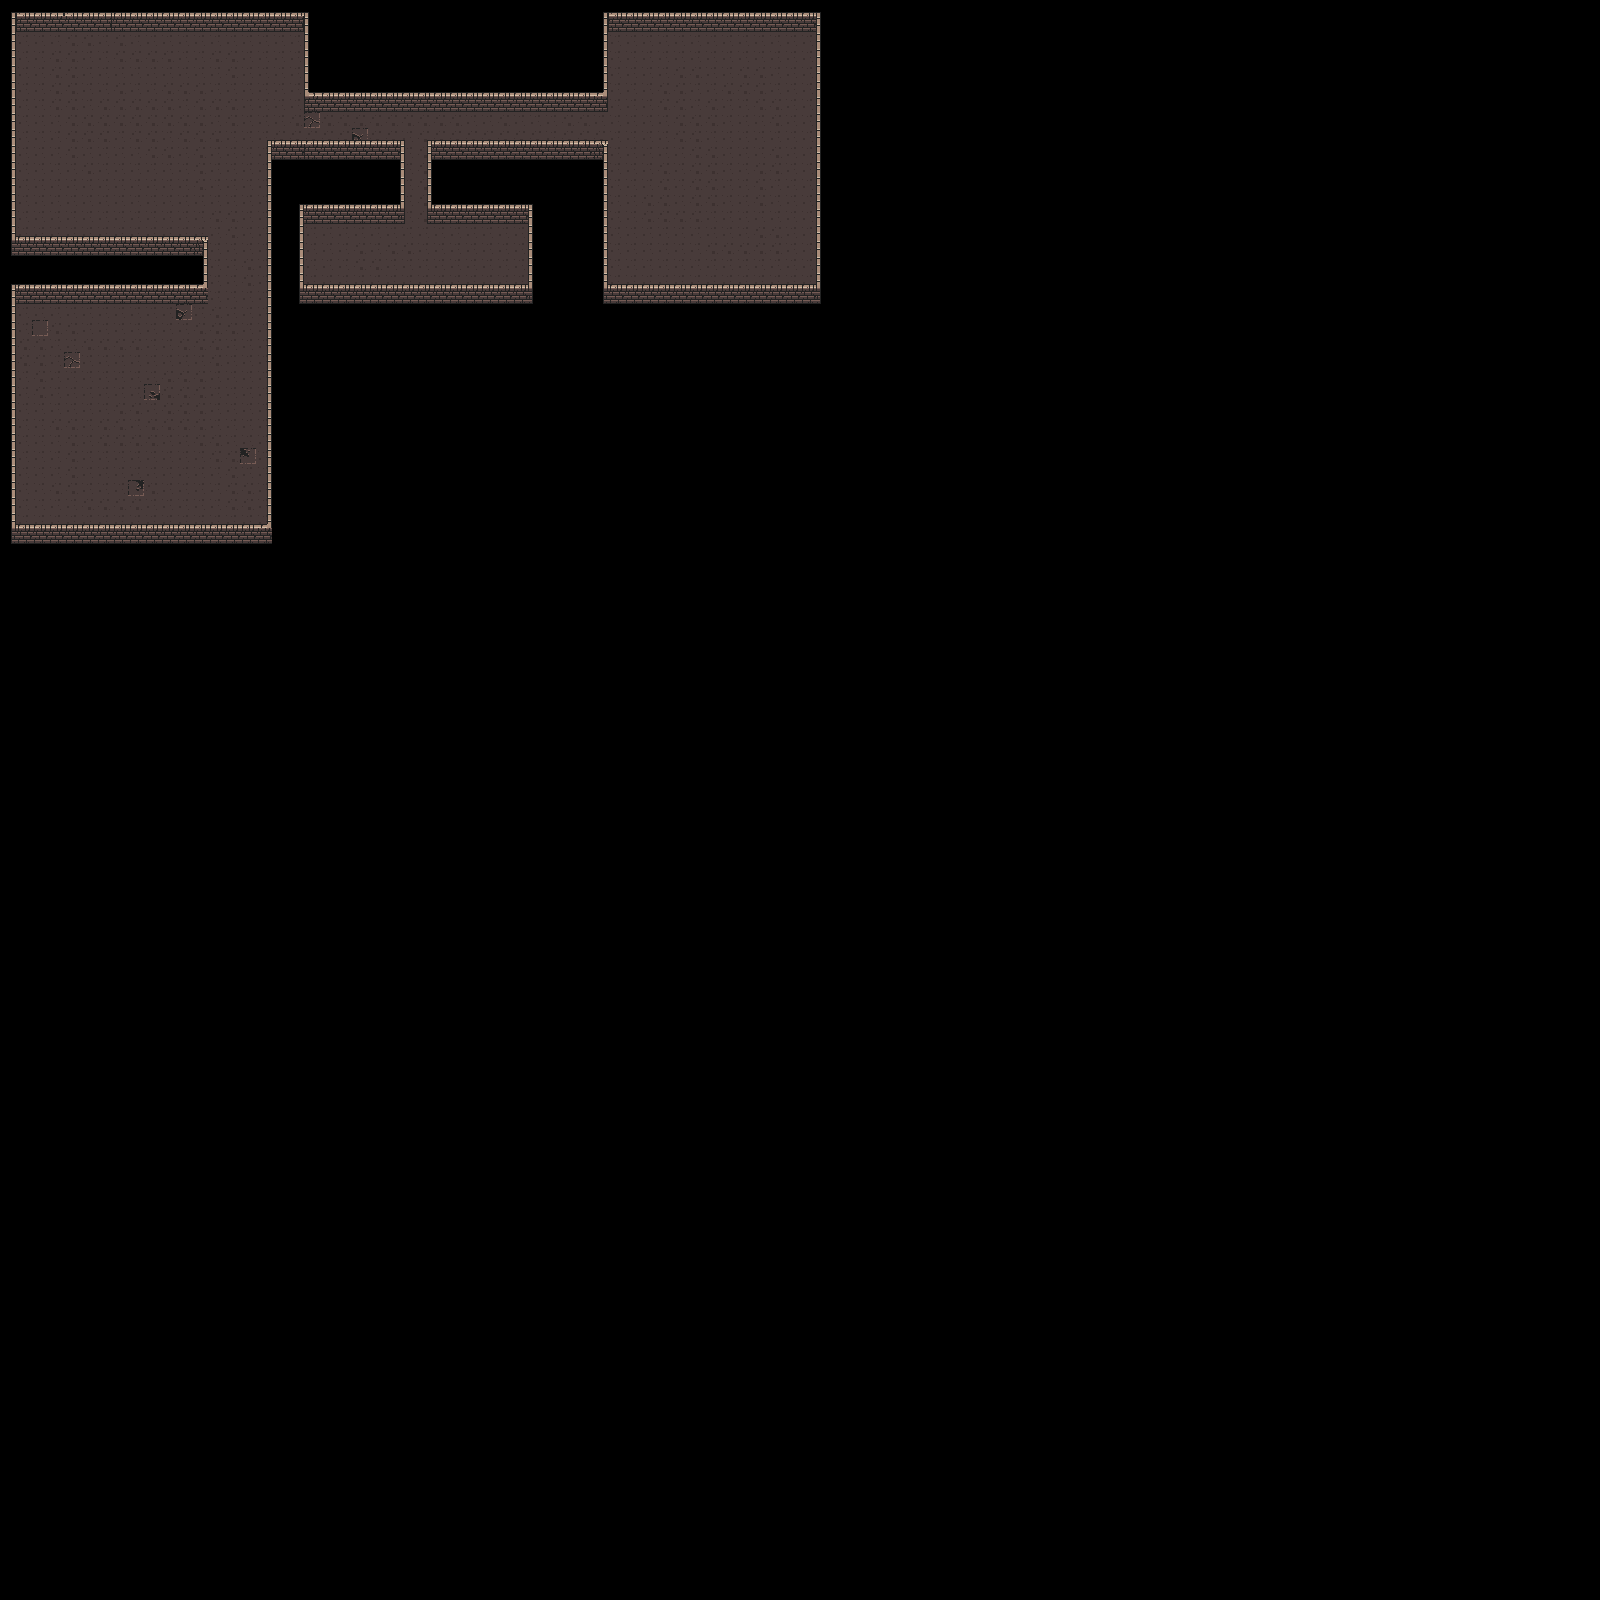

Below is a game level as drawn by its tile map, then a one-line description and the .tmx that defines it (tile-layer data replaced by summaries):
An orthogonal 100x100 tile map with 16x16 px tiles, 2 tile layers (Ground, Walls).

<map version="1.5" tiledversion="1.7.2" orientation="orthogonal" renderorder="right-down" width="100" height="100" tilewidth="16" tileheight="16" infinite="0" nextlayerid="3" nextobjectid="1">
 <editorsettings>
  <export target="../public/tiles/dungeon-01.json" format="json" />
 </editorsettings>
 <tileset firstgid="1" name="dungeon" tilewidth="16" tileheight="16" tilecount="160" columns="10">
  <image source="../public/tiles/dungeon_tiles.png" width="160" height="256" />
  <tile id="0">
   <properties>
    <property name="collides" type="bool" value="false" />
   </properties>
  </tile>
  <tile id="1">
   <properties>
    <property name="collides" type="bool" value="false" />
   </properties>
  </tile>
  <tile id="2">
   <properties>
    <property name="collides" type="bool" value="false" />
   </properties>
  </tile>
  <tile id="3">
   <properties>
    <property name="collides" type="bool" value="false" />
   </properties>
  </tile>
  <tile id="4">
   <properties>
    <property name="collides" type="bool" value="true" />
   </properties>
  </tile>
  <tile id="5">
   <properties>
    <property name="collides" type="bool" value="true" />
   </properties>
  </tile>
  <tile id="6">
   <properties>
    <property name="collides" type="bool" value="true" />
   </properties>
  </tile>
  <tile id="7">
   <properties>
    <property name="collides" type="bool" value="true" />
   </properties>
  </tile>
  <tile id="8">
   <properties>
    <property name="collides" type="bool" value="true" />
   </properties>
  </tile>
  <tile id="9">
   <properties>
    <property name="collides" value="" />
   </properties>
  </tile>
  <tile id="10">
   <properties>
    <property name="collides" type="bool" value="false" />
   </properties>
  </tile>
  <tile id="11">
   <properties>
    <property name="collides" type="bool" value="true" />
   </properties>
  </tile>
  <tile id="12">
   <properties>
    <property name="collides" type="bool" value="true" />
   </properties>
  </tile>
  <tile id="13">
   <properties>
    <property name="collides" type="bool" value="true" />
   </properties>
  </tile>
  <tile id="14">
   <properties>
    <property name="collides" type="bool" value="false" />
   </properties>
  </tile>
  <tile id="15">
   <properties>
    <property name="collides" type="bool" value="false" />
   </properties>
  </tile>
  <tile id="16">
   <properties>
    <property name="collides" type="bool" value="false" />
   </properties>
  </tile>
  <tile id="17">
   <properties>
    <property name="collides" type="bool" value="false" />
   </properties>
  </tile>
  <tile id="18">
   <properties>
    <property name="collides" type="bool" value="false" />
   </properties>
  </tile>
  <tile id="19">
   <properties>
    <property name="collides" value="" />
   </properties>
  </tile>
  <tile id="20">
   <properties>
    <property name="collides" type="bool" value="false" />
   </properties>
  </tile>
  <tile id="21">
   <properties>
    <property name="collides" type="bool" value="false" />
   </properties>
  </tile>
  <tile id="22">
   <properties>
    <property name="collides" type="bool" value="false" />
   </properties>
  </tile>
  <tile id="23">
   <properties>
    <property name="collides" type="bool" value="false" />
   </properties>
  </tile>
  <tile id="24">
   <properties>
    <property name="collides" type="bool" value="true" />
   </properties>
  </tile>
  <tile id="25">
   <properties>
    <property name="collides" type="bool" value="true" />
   </properties>
  </tile>
  <tile id="26">
   <properties>
    <property name="collides" type="bool" value="true" />
   </properties>
  </tile>
  <tile id="27">
   <properties>
    <property name="collides" type="bool" value="false" />
   </properties>
  </tile>
  <tile id="28">
   <properties>
    <property name="collides" type="bool" value="false" />
   </properties>
  </tile>
  <tile id="29">
   <properties>
    <property name="collides" value="" />
   </properties>
  </tile>
  <tile id="30">
   <properties>
    <property name="collides" type="bool" value="false" />
   </properties>
  </tile>
  <tile id="31">
   <properties>
    <property name="collides" type="bool" value="false" />
   </properties>
  </tile>
  <tile id="32">
   <properties>
    <property name="collides" type="bool" value="false" />
   </properties>
  </tile>
  <tile id="33">
   <properties>
    <property name="collides" type="bool" value="false" />
   </properties>
  </tile>
  <tile id="34">
   <properties>
    <property name="collides" type="bool" value="true" />
   </properties>
  </tile>
  <tile id="35">
   <properties>
    <property name="collides" type="bool" value="true" />
   </properties>
  </tile>
  <tile id="36">
   <properties>
    <property name="collides" type="bool" value="true" />
   </properties>
  </tile>
  <tile id="37">
   <properties>
    <property name="collides" type="bool" value="false" />
   </properties>
  </tile>
  <tile id="38">
   <properties>
    <property name="collides" type="bool" value="false" />
   </properties>
  </tile>
  <tile id="39">
   <properties>
    <property name="collides" value="" />
   </properties>
  </tile>
  <tile id="40">
   <properties>
    <property name="collides" type="bool" value="false" />
   </properties>
  </tile>
  <tile id="41">
   <properties>
    <property name="collides" type="bool" value="false" />
   </properties>
  </tile>
  <tile id="42">
   <properties>
    <property name="collides" type="bool" value="false" />
   </properties>
  </tile>
  <tile id="43">
   <properties>
    <property name="collides" type="bool" value="false" />
   </properties>
  </tile>
  <tile id="44">
   <properties>
    <property name="collides" type="bool" value="true" />
   </properties>
  </tile>
  <tile id="45">
   <properties>
    <property name="collides" type="bool" value="true" />
   </properties>
  </tile>
  <tile id="46">
   <properties>
    <property name="collides" type="bool" value="true" />
   </properties>
  </tile>
  <tile id="47">
   <properties>
    <property name="collides" type="bool" value="false" />
   </properties>
  </tile>
  <tile id="48">
   <properties>
    <property name="collides" type="bool" value="false" />
   </properties>
  </tile>
  <tile id="49">
   <properties>
    <property name="collides" value="" />
   </properties>
  </tile>
  <tile id="50">
   <properties>
    <property name="collides" type="bool" value="false" />
   </properties>
  </tile>
  <tile id="51">
   <properties>
    <property name="collides" type="bool" value="false" />
   </properties>
  </tile>
  <tile id="52">
   <properties>
    <property name="collides" type="bool" value="false" />
   </properties>
  </tile>
  <tile id="54">
   <properties>
    <property name="collides" type="bool" value="false" />
   </properties>
  </tile>
  <tile id="55">
   <properties>
    <property name="collides" type="bool" value="false" />
   </properties>
  </tile>
  <tile id="56">
   <properties>
    <property name="collides" type="bool" value="false" />
   </properties>
  </tile>
  <tile id="57">
   <properties>
    <property name="collides" type="bool" value="false" />
   </properties>
  </tile>
  <tile id="58">
   <properties>
    <property name="collides" type="bool" value="true" />
   </properties>
  </tile>
  <tile id="59">
   <properties>
    <property name="collides" value="" />
   </properties>
  </tile>
  <tile id="60">
   <properties>
    <property name="collides" type="bool" value="false" />
   </properties>
  </tile>
  <tile id="61">
   <properties>
    <property name="collides" type="bool" value="false" />
   </properties>
  </tile>
  <tile id="62">
   <properties>
    <property name="collides" type="bool" value="false" />
   </properties>
  </tile>
  <tile id="63">
   <properties>
    <property name="collides" type="bool" value="false" />
   </properties>
  </tile>
  <tile id="64">
   <properties>
    <property name="collides" type="bool" value="false" />
   </properties>
  </tile>
  <tile id="65">
   <properties>
    <property name="collides" type="bool" value="true" />
   </properties>
  </tile>
  <tile id="66">
   <properties>
    <property name="collides" type="bool" value="true" />
   </properties>
  </tile>
  <tile id="67">
   <properties>
    <property name="collides" type="bool" value="false" />
   </properties>
  </tile>
  <tile id="68">
   <properties>
    <property name="collides" type="bool" value="false" />
   </properties>
  </tile>
  <tile id="69">
   <properties>
    <property name="collides" value="" />
   </properties>
  </tile>
  <tile id="70">
   <properties>
    <property name="collides" type="bool" value="false" />
   </properties>
  </tile>
  <tile id="71">
   <properties>
    <property name="collides" type="bool" value="false" />
   </properties>
  </tile>
  <tile id="72">
   <properties>
    <property name="collides" type="bool" value="false" />
   </properties>
  </tile>
  <tile id="73">
   <properties>
    <property name="collides" type="bool" value="false" />
   </properties>
  </tile>
  <tile id="74">
   <properties>
    <property name="collides" type="bool" value="false" />
   </properties>
  </tile>
  <tile id="75">
   <properties>
    <property name="collides" type="bool" value="false" />
   </properties>
  </tile>
  <tile id="76">
   <properties>
    <property name="collides" type="bool" value="false" />
   </properties>
  </tile>
  <tile id="77">
   <properties>
    <property name="collides" type="bool" value="false" />
   </properties>
  </tile>
  <tile id="78">
   <properties>
    <property name="collides" type="bool" value="false" />
   </properties>
  </tile>
  <tile id="79">
   <properties>
    <property name="collides" value="" />
   </properties>
  </tile>
  <tile id="80">
   <properties>
    <property name="collides" type="bool" value="true" />
   </properties>
  </tile>
  <tile id="81">
   <properties>
    <property name="collides" type="bool" value="true" />
   </properties>
  </tile>
  <tile id="82">
   <properties>
    <property name="collides" type="bool" value="true" />
   </properties>
  </tile>
  <tile id="83">
   <properties>
    <property name="collides" type="bool" value="true" />
   </properties>
  </tile>
  <tile id="84">
   <properties>
    <property name="collides" type="bool" value="false" />
   </properties>
  </tile>
  <tile id="85">
   <properties>
    <property name="collides" type="bool" value="true" />
   </properties>
  </tile>
  <tile id="86">
   <properties>
    <property name="collides" type="bool" value="false" />
   </properties>
  </tile>
  <tile id="87">
   <properties>
    <property name="collides" type="bool" value="false" />
   </properties>
  </tile>
  <tile id="88">
   <properties>
    <property name="collides" type="bool" value="false" />
   </properties>
  </tile>
  <tile id="89">
   <properties>
    <property name="collides" value="" />
   </properties>
  </tile>
  <tile id="90">
   <properties>
    <property name="collides" type="bool" value="true" />
   </properties>
  </tile>
  <tile id="91">
   <properties>
    <property name="collides" type="bool" value="true" />
   </properties>
  </tile>
  <tile id="92">
   <properties>
    <property name="collides" type="bool" value="false" />
   </properties>
  </tile>
  <tile id="93">
   <properties>
    <property name="collides" type="bool" value="false" />
   </properties>
  </tile>
  <tile id="94">
   <properties>
    <property name="collides" type="bool" value="true" />
   </properties>
  </tile>
  <tile id="95">
   <properties>
    <property name="collides" type="bool" value="true" />
   </properties>
  </tile>
  <tile id="96">
   <properties>
    <property name="collides" type="bool" value="false" />
   </properties>
  </tile>
  <tile id="97">
   <properties>
    <property name="collides" type="bool" value="false" />
   </properties>
  </tile>
  <tile id="98">
   <properties>
    <property name="collides" type="bool" value="false" />
   </properties>
  </tile>
  <tile id="99">
   <properties>
    <property name="collides" value="" />
   </properties>
  </tile>
  <tile id="100">
   <properties>
    <property name="collides" type="bool" value="true" />
   </properties>
  </tile>
  <tile id="101">
   <properties>
    <property name="collides" type="bool" value="false" />
   </properties>
  </tile>
  <tile id="102">
   <properties>
    <property name="collides" type="bool" value="true" />
   </properties>
  </tile>
  <tile id="103">
   <properties>
    <property name="collides" type="bool" value="true" />
   </properties>
  </tile>
  <tile id="104">
   <properties>
    <property name="collides" type="bool" value="false" />
   </properties>
  </tile>
  <tile id="105">
   <properties>
    <property name="collides" type="bool" value="false" />
   </properties>
  </tile>
  <tile id="106">
   <properties>
    <property name="collides" type="bool" value="false" />
   </properties>
  </tile>
  <tile id="107">
   <properties>
    <property name="collides" type="bool" value="false" />
   </properties>
  </tile>
  <tile id="108">
   <properties>
    <property name="collides" type="bool" value="false" />
   </properties>
  </tile>
  <tile id="109">
   <properties>
    <property name="collides" value="" />
   </properties>
  </tile>
  <tile id="110">
   <properties>
    <property name="collides" type="bool" value="true" />
   </properties>
  </tile>
  <tile id="111">
   <properties>
    <property name="collides" type="bool" value="false" />
   </properties>
  </tile>
  <tile id="112">
   <properties>
    <property name="collides" type="bool" value="false" />
   </properties>
  </tile>
  <tile id="113">
   <properties>
    <property name="collides" type="bool" value="false" />
   </properties>
  </tile>
  <tile id="114">
   <properties>
    <property name="collides" type="bool" value="false" />
   </properties>
  </tile>
  <tile id="115">
   <properties>
    <property name="collides" type="bool" value="false" />
   </properties>
  </tile>
  <tile id="116">
   <properties>
    <property name="collides" type="bool" value="false" />
   </properties>
  </tile>
  <tile id="117">
   <properties>
    <property name="collides" type="bool" value="false" />
   </properties>
  </tile>
  <tile id="118">
   <properties>
    <property name="collides" type="bool" value="false" />
   </properties>
  </tile>
  <tile id="119">
   <properties>
    <property name="collides" value="" />
   </properties>
  </tile>
  <tile id="120">
   <properties>
    <property name="collides" type="bool" value="true" />
   </properties>
  </tile>
  <tile id="121">
   <properties>
    <property name="collides" type="bool" value="false" />
   </properties>
  </tile>
  <tile id="122">
   <properties>
    <property name="collides" type="bool" value="false" />
   </properties>
  </tile>
  <tile id="123">
   <properties>
    <property name="collides" type="bool" value="false" />
   </properties>
  </tile>
  <tile id="124">
   <properties>
    <property name="collides" type="bool" value="false" />
   </properties>
  </tile>
  <tile id="125">
   <properties>
    <property name="collides" type="bool" value="false" />
   </properties>
  </tile>
  <tile id="126">
   <properties>
    <property name="collides" type="bool" value="false" />
   </properties>
  </tile>
  <tile id="127">
   <properties>
    <property name="collides" type="bool" value="false" />
   </properties>
  </tile>
  <tile id="128">
   <properties>
    <property name="collides" type="bool" value="false" />
   </properties>
  </tile>
  <tile id="129">
   <properties>
    <property name="collides" value="" />
   </properties>
  </tile>
  <tile id="130">
   <properties>
    <property name="collides" type="bool" value="true" />
   </properties>
  </tile>
  <tile id="131">
   <properties>
    <property name="collides" type="bool" value="false" />
   </properties>
  </tile>
  <tile id="132">
   <properties>
    <property name="collides" type="bool" value="false" />
   </properties>
  </tile>
  <tile id="133">
   <properties>
    <property name="collides" type="bool" value="false" />
   </properties>
  </tile>
  <tile id="134">
   <properties>
    <property name="collides" type="bool" value="false" />
   </properties>
  </tile>
  <tile id="135">
   <properties>
    <property name="collides" type="bool" value="false" />
   </properties>
  </tile>
  <tile id="136">
   <properties>
    <property name="collides" type="bool" value="false" />
   </properties>
  </tile>
  <tile id="137">
   <properties>
    <property name="collides" type="bool" value="false" />
   </properties>
  </tile>
  <tile id="138">
   <properties>
    <property name="collides" type="bool" value="false" />
   </properties>
  </tile>
  <tile id="139">
   <properties>
    <property name="collides" value="" />
   </properties>
  </tile>
  <tile id="140">
   <properties>
    <property name="collides" type="bool" value="true" />
   </properties>
  </tile>
  <tile id="141">
   <properties>
    <property name="collides" type="bool" value="true" />
   </properties>
  </tile>
  <tile id="142">
   <properties>
    <property name="collides" type="bool" value="true" />
   </properties>
  </tile>
  <tile id="143">
   <properties>
    <property name="collides" type="bool" value="true" />
   </properties>
  </tile>
  <tile id="144">
   <properties>
    <property name="collides" type="bool" value="true" />
   </properties>
  </tile>
  <tile id="145">
   <properties>
    <property name="collides" type="bool" value="false" />
   </properties>
  </tile>
  <tile id="146">
   <properties>
    <property name="collides" type="bool" value="false" />
   </properties>
  </tile>
  <tile id="147">
   <properties>
    <property name="collides" type="bool" value="false" />
   </properties>
  </tile>
  <tile id="148">
   <properties>
    <property name="collides" type="bool" value="false" />
   </properties>
  </tile>
  <tile id="149">
   <properties>
    <property name="collides" value="" />
   </properties>
  </tile>
 </tileset>
 <layer id="2" name="Ground" width="100" height="100">
  <data>[10000 cells, 780 non-empty, 8 distinct tile ids]</data>
 </layer>
 <layer id="1" name="Walls" width="100" height="100">
  <data>[10000 cells, 418 non-empty, 15 distinct tile ids]</data>
 </layer>
</map>
